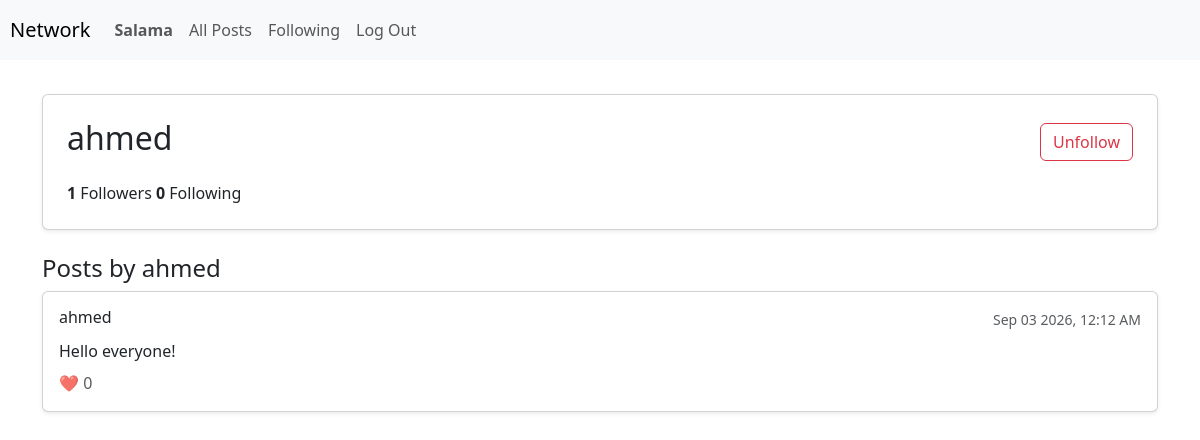
Screenshot of /profile/ahmed (signed in) with the database file from the repository.
### network/models.py (models this page shows, shortened)
class User(AbstractUser):
    pass

class Post(models.Model):
    user = models.ForeignKey(User, on_delete=models.CASCADE, related_name="posts")
    content = models.TextField(blank=False)
    timestamp = models.DateTimeField(auto_now_add=True)
    likes = models.ManyToManyField(User, blank=True, related_name="liked_posts")

### network/views.py (the view)
# urls.py: path("profile/<str:username>", views.profile, name="profile"),
def profile(request, username):
    profile_user = get_object_or_404(User, username=username)
    posts = profile_user.posts.all().order_by("-timestamp")
    is_following = False
    if request.user.is_authenticated and request.user != profile_user:
        is_following = Follow.objects.filter(user=request.user, following_user=profile_user).exists()
    followers_count = profile_user.followers.count()
    following_count = profile_user.following.count()
    return render(request, "network/profile.html", {
        "profile_user": profile_user,
        "posts": posts,
        "followers_count": followers_count,
        "following_count": following_count,
        "is_following": is_following,
    })

### network/templates/network/profile.html (shortened to what this page needs)
{% extends "network/layout.html" %}
{% block body %}
    <div class="container mt-4">
        <div class="card p-4 mb-4 shadow-sm">
            <div class="d-flex justify-content-between align-items-center">
                <h2>{{ profile_user.username }}</h2>
                {% if user.is_authenticated and user != profile_user %}
                    <form action="{% url 'toggle_follow' profile_user.username %}" method="POST">
                        {% if is_following %}
                            <button type="submit" class="btn btn-outline-danger">Unfollow</button>
                        {% else %}
                            <button type="submit" class="btn btn-primary">Follow</button>
                        {% endif %}
                    </form>
                {% endif %}
            </div>
            <div class="mt-3">
                <span class="mr-3"><strong>{{ followers_count }}</strong> Followers</span>
                <span><strong>{{ following_count }}</strong> Following</span>
            </div>
        </div>
        <h4>Posts by {{ profile_user.username }}</h4>
        <div class="posts-list">
            {% for post in posts %}
                <div class="card mb-3 p-3 shadow-sm">
                    <div class="d-flex justify-content-between align-items-center">
                        <h6 class="font-weight-bold mb-1">{{ post.user.username }}</h6>
                        <small class="text-muted">{{ post.timestamp|date:"M d Y, h:i A" }}</small>
                    </div>
                    <p class="mt-2 mb-2">{{ post.content }}</p>
                    <div class="text-muted">
                        ❤️ {{ post.likes.count }}
                    </div>
                </div>
            {% empty %}
                <p class="text-muted">No posts yet.</p>
            {% endfor %}
        </div>
    </div>
{% endblock %}

### network/templates/network/layout.html (shortened to what this page needs)
{% load static %}
<!DOCTYPE html>
<html lang="en">
    <head>
        <link href="https://cdn.jsdelivr.net/npm/bootstrap@5.3.8/dist/css/bootstrap.min.css" rel="stylesheet">
        <link href="{% static 'network/styles.css' %}" rel="stylesheet">
    </head>
    <body>
        <nav class="navbar navbar-expand-lg navbar-light bg-light sticky-top">
            <a class="navbar-brand" href="{% url 'index' %}">Network</a>
            <div>
              <ul class="navbar-nav mr-auto">
                {% if user.is_authenticated %}
                    <li class="nav-item">
                        <a class="nav-link" href="{%url 'profile' user.username%}"><strong>{{ user.username }}</strong></a>
                    </li>
                {% endif %}
                <li class="nav-item">
                  <a class="nav-link" href="{% url 'index' %}">All Posts</a>
                </li>
                {% if user.is_authenticated %}
                    <li class="nav-item">
                        <a class="nav-link" href="#">Following</a>
                    </li>
                    <li class="nav-item">
                        <a class="nav-link" href="{% url 'logout' %}">Log Out</a>
                    </li>
                {% endif %}
              </ul>
            </div>
          </nav>
        <div class="body" id="Main-Container">
            {% block body %}
            {% endblock %}
        </div>
    </body>
</html>

### network/static/network/styles.css (style rules this page uses)
#Main-Container { padding: 10px; }
.navbar { padding:10px; }

### rows the page displays
User: username "Salama"
User: username "ahmed"
Post: user.username "ahmed", timestamp "Sep 03 2026, 12:12 AM", content "Hello everyone!", likes.count "0"

### other values shown
{{ followers_count }} "1"
{{ following_count }} "0"
